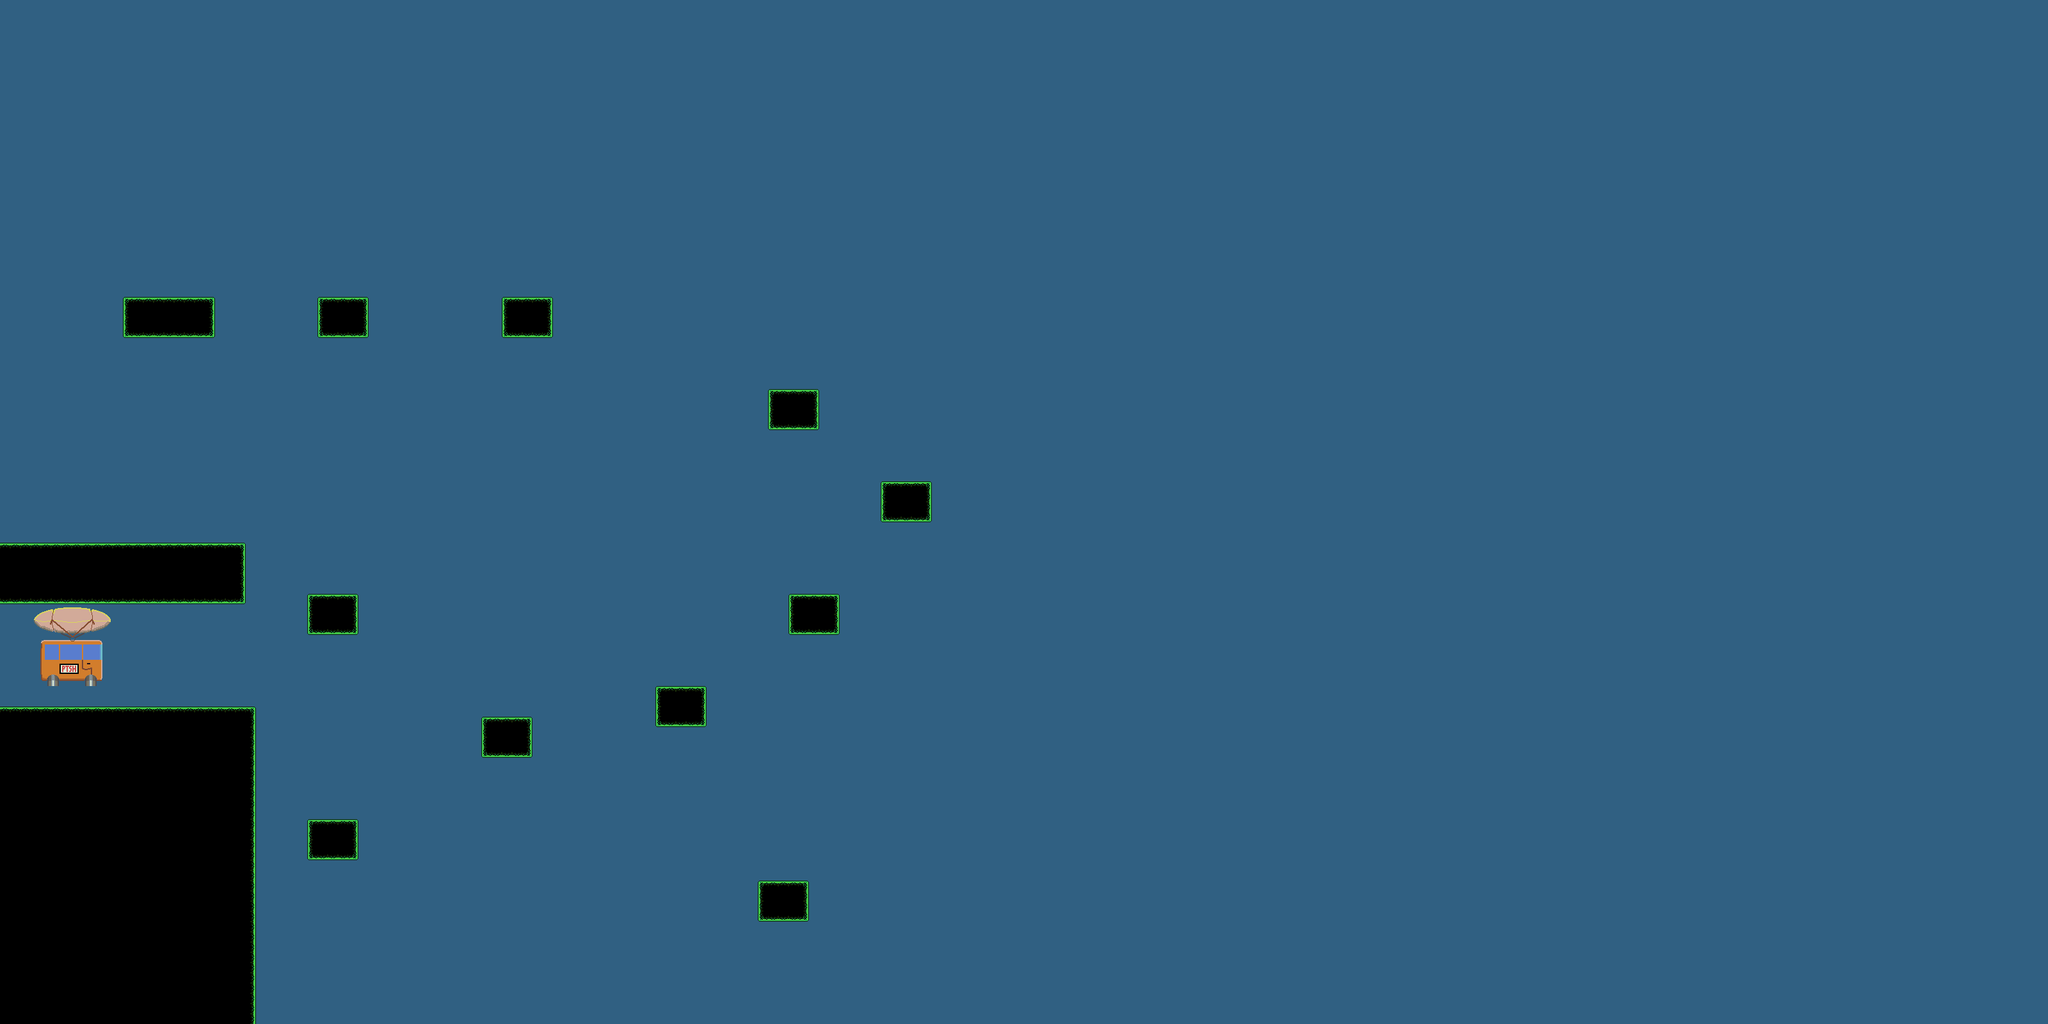

A level layout from a 2D game, rendered from its tile map. Below: a short description, then the map file with tile-grid data replaced by summaries:
An orthogonal 200x100 tile map with 16x16 px tiles, 4 tile layers (background1, djungel_bg, walls, space_waggon), 1 hidden layer not drawn, 5 tilesets and 18 objects (6x BottyObject, 4x Collectable, CoinObject, PlayerObject, 2, ...).

<map version="1.0" orientation="orthogonal" renderorder="right-down" width="200" height="100" tilewidth="16" tileheight="16" backgroundcolor="#306082" nextobjectid="226">
 <properties>
  <property name="BACKGROUND_COLOR" type="int" value="30" />
  <property name="music_track" value="" />
 </properties>
 <tileset firstgid="1" name="bg_sky" tilewidth="16" tileheight="16" tilecount="8" columns="1">
  <image source="bg_sky.png" width="16" height="128" />
 </tileset>
 <tileset firstgid="9" name="sky_bg_obj" tilewidth="16" tileheight="16" tilecount="72" columns="6">
  <image source="sky_bg_obj.png" width="96" height="192" />
 </tileset>
 <tileset firstgid="81" name="rocket_wagon_cnt" tilewidth="16" tileheight="16" tilecount="64" columns="8">
  <image source="rocket_wagon_cnt.png" width="128" height="128" />
 </tileset>
 <tileset firstgid="145" name="bg_blocks" tilewidth="16" tileheight="16" tilecount="26" columns="1">
  <image source="bg_blocks.png" width="16" height="416" />
 </tileset>
 <tileset firstgid="171" name="BaseBlock16_2" tilewidth="16" tileheight="16" tilecount="41" columns="1">
  <image source="BaseBlock16_2.png" width="16" height="656" />
 </tileset>
 <layer name="background1" width="200" height="100" offsetx="-166.79" offsety="17.6056">
  <data>[20000 cells, 110 non-empty, 35 distinct tile ids]</data>
 </layer>
 <layer name="djungel_bg" width="200" height="100">
  <data>[20000 cells, 0 non-empty, 0 distinct tile ids]</data>
 </layer>
 <layer name="dj2" width="200" height="100" visible="0">
  <data>[20000 cells, 1092 non-empty, 6 distinct tile ids]</data>
 </layer>
 <layer name="walls" width="200" height="100" offsetx="0" offsety="0.895496">
  <data>[20000 cells, 1155 non-empty, 9 distinct tile ids]</data>
 </layer>
 <objectgroup name="GameObjects" offsetx="-1.66667" offsety="0.909091">
  <object id="181" name="CoinObject" x="1054.51" y="1020.86" width="12" height="25" />
  <object id="186" name="PlayerObject" x="220.228" y="1078.73" width="12" height="25" />
  <object id="190" name="CaveMonster" type="2" x="47.7339" y="1174.12" width="46.8167" height="40.4938">
   <properties>
    <property name="stayInZone" type="bool" value="false" />
    <property name="stupidWalk" type="bool" value="true" />
    <property name="turnAtEdge" type="bool" value="false" />
   </properties>
  </object>
  <object id="202" name="DamageZone" x="411.97" y="1550.49" width="1198.32" height="30.0154">
   <properties>
    <property name="dmg" type="int" value="1" />
    <property name="xForce" type="float" value="0" />
    <property name="yForce" type="float" value="150" />
   </properties>
  </object>
  <object id="210" name="Collectable" x="512.308" y="893.038" width="12" height="25" />
  <object id="211" name="Collectable" x="513.361" y="1239.75" width="12" height="25" />
  <object id="213" name="GoalObject" x="1211" y="1329.8" width="12" height="25" />
  <object id="214" name="BottyObject" x="776.987" y="1081.3" width="12" height="25">
   <properties>
    <property name="stayInZone" value="false" />
    <property name="stupidWalk" value="true" />
    <property name="turnAtEdge" value="true" />
   </properties>
  </object>
  <object id="215" name="BottyObject" x="1238.9" y="558.929" width="12" height="25">
   <properties>
    <property name="stayInZone" value="false" />
    <property name="stupidWalk" value="true" />
    <property name="turnAtEdge" value="true" />
   </properties>
  </object>
  <object id="216" name="Collectable" x="835.94" y="375.228" width="12" height="25" />
  <object id="217" name="BottyObject" x="820.104" y="425.133" width="12" height="25">
   <properties>
    <property name="stayInZone" value="false" />
    <property name="stupidWalk" value="true" />
    <property name="turnAtEdge" value="true" />
   </properties>
  </object>
  <object id="221" name="BottyObject" x="528.418" y="430.345" width="12" height="25">
   <properties>
    <property name="stayInZone" value="false" />
    <property name="stupidWalk" value="true" />
    <property name="turnAtEdge" value="true" />
   </properties>
  </object>
  <object id="223" name="BottyObject" x="279.532" y="432.868" width="12" height="25">
   <properties>
    <property name="stayInZone" value="false" />
    <property name="stupidWalk" value="true" />
    <property name="turnAtEdge" value="true" />
   </properties>
  </object>
  <object id="224" name="Collectable" x="256.69" y="382.122" width="12" height="25" />
  <object id="225" name="BottyObject" x="210.934" y="433.981" width="12" height="25">
   <properties>
    <property name="stayInZone" value="false" />
    <property name="stupidWalk" value="true" />
    <property name="turnAtEdge" value="true" />
   </properties>
  </object>
 </objectgroup>
 <objectgroup name="Temp Obj" visible="0">
  <object id="207" name="CaveMonster" type="0" x="400.622" y="1332.85" width="99.8258" height="31.9245">
   <properties>
    <property name="stayInZone" type="bool" value="true" />
    <property name="stupidWalk" type="bool" value="true" />
    <property name="turnAtEdge" type="bool" value="false" />
   </properties>
  </object>
  <object id="208" name="VeggieObject" x="585.313" y="1271.96" width="12" height="25">
   <properties>
    <property name="stayInZone" type="bool" value="false" />
    <property name="stupidWalk" type="bool" value="true" />
    <property name="turnAtEdge" type="bool" value="true" />
   </properties>
  </object>
  <object id="209" name="CaveMonster" type="1" x="571.257" y="1374.86" width="34.244" height="39.5878">
   <properties>
    <property name="stayInZone" type="bool" value="false" />
    <property name="stupidWalk" type="bool" value="true" />
    <property name="turnAtEdge" type="bool" value="true" />
   </properties>
  </object>
 </objectgroup>
 <layer name="space_waggon" width="200" height="100">
  <data>[20000 cells, 64 non-empty, 64 distinct tile ids]</data>
 </layer>
</map>
